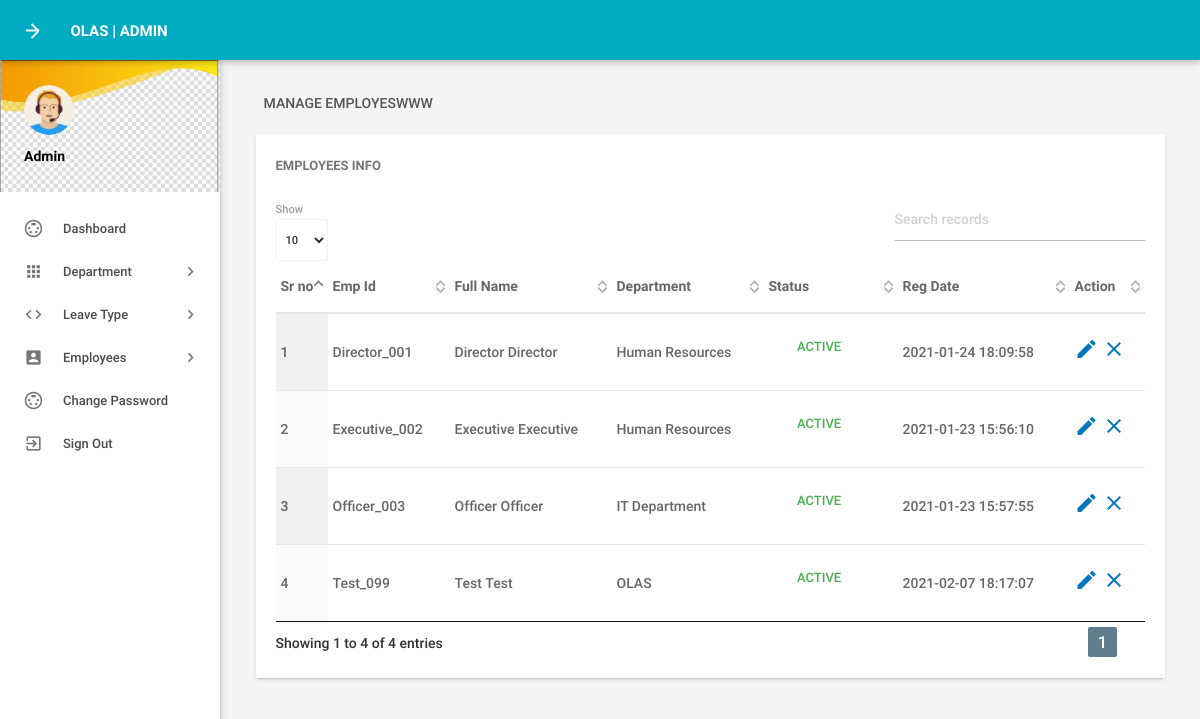
Page /admin/manageemployee.php (signed in) on the committed database.
### tables this page shows
CREATE TABLE `tblemployees` (
  `id` int(11) NOT NULL AUTO_INCREMENT,
  `EmpId` varchar(100) NOT NULL,
  `FirstName` varchar(150) NOT NULL,
  `LastName` varchar(150) NOT NULL,
  `EmailId` varchar(200) NOT NULL,
  `Password` varchar(180) NOT NULL,
  `Gender` varchar(100) NOT NULL,
  `Dob` varchar(100) NOT NULL DEFAULT current_timestamp(),
  `Department` varchar(255) NOT NULL,
  `Address` varchar(255) NOT NULL,
  `Phonenumber` char(11) NOT NULL,
  `Category` varchar(50) NOT NULL,
  `Nic` varchar(15) NOT NULL,
  `Sechead` varchar(50) NOT NULL,
  `Institute` varchar(50) NOT NULL,
  `Status` varchar(15) NOT NULL,
  `RegDate` timestamp NOT NULL DEFAULT current_timestamp(),
  `permissionLevel` varchar(50) DEFAULT NULL,
  `secHeadId` varchar(15) DEFAULT NULL,
  PRIMARY KEY (`id`)
);

### admin/manageemployee.php (the view, shortened to what this page needs)
<?php
include('includes/config.php');
if(strlen($_SESSION['alogin'])==0)
    {
header('location:index.php');
}
else{
?>
<!DOCTYPE html>
<html lang="en">
    <head>
        <link type="text/css" rel="stylesheet" href="../assets/plugins/materialize/css/materialize.min.css"/>
        <link href="../assets/plugins/material-preloader/css/materialPreloader.min.css" rel="stylesheet">
        <link href="../assets/plugins/datatables/css/jquery.dataTables.min.css" rel="stylesheet">
       <link href="../assets/css/alpha.min.css" rel="stylesheet" type="text/css"/>
        <link href="../assets/css/custom.css" rel="stylesheet" type="text/css"/>
    </head>
    <body>
       <?php include('includes/header.php');?>
       <?php include('includes/sidebar.php');?>
            <main class="mn-inner">
                <div class="row">
                    <div class="col s12">
                        <div class="page-title">Manage EmployesWWW</div>
                    </div>
                    <div class="col s12 m12 l12">
                        <div class="card">
                            <div class="card-content">
                                <span class="card-title">Employees Info</span>
                                <table id="example" class="display responsive-table ">
                                    <thead>
                                        <tr>
                                            <th>Sr no</th>
                                            <th>Emp Id</th>
                                            <th>Full Name</th>
                                            <th>Department</th>
                                             <th>Status</th>
                                             <th>Reg Date</th>
                                            <th>Action</th>
                                        </tr>
                                    </thead>
                                    <tbody>
<?php $sql = "SELECT EmpId,FirstName,LastName,Department,Status,RegDate,id from  tblemployees";
$query = $dbh -> prepare($sql);
$query->execute();
$results=$query->fetchAll(PDO::FETCH_OBJ);
$cnt=1;
if($query->rowCount() > 0)
{
foreach($results as $result)
{               ?>
                                        <tr>
                                            <td> <?php echo htmlentities($cnt);?></td>
                                            <td><?php echo htmlentities($result->EmpId);?></td>
                                            <td><?php echo htmlentities($result->FirstName);?>&nbsp;<?php echo htmlentities($result->LastName);?></td>
                                            <td><?php echo htmlentities($result->Department);?></td>
                                             <td><?php $stats=$result->Status;
												if($stats){ ?>
                                                 <a class="waves-effect waves-green btn-flat m-b-xs">Active</a>
                                                 <?php } else { ?>
                                                 <a class="waves-effect waves-red btn-flat m-b-xs">Inactive</a>
                                                 <?php } ?>
                                             </td>
                                              <td><?php echo htmlentities($result->RegDate);?></td>
                                            <td><a href="editemployee.php?empid=<?php echo htmlentities($result->id);?>"><i class="material-icons">mode_edit</i></a>
                                        <?php if($result->Status==1) {?>
													<a href="manageemployee.php?inid=<?php echo htmlentities($result->id);?>" onclick="return confirm('Are you sure you want to inactive this Employe?');" > <i class="material-icons" title="Inactive">clear</i>
												<?php } else {?>
													<a href="manageemployee.php?id=<?php echo htmlentities($result->id);?>" onclick="return confirm('Are you sure you want to active this employee?');"><i class="material-icons" title="Active">done</i>
                                            <?php } ?> </td>
                                        </tr>
                                         <?php $cnt++;} }?>
                                    </tbody>
                                </table>
                            </div>
                        </div>
                    </div>
                </div>
            </main>
        </div>
        <div class="left-sidebar-hover"></div>
    </body>
</html>
<?php } ?>

### rows in the picture
tblemployees: EmpId "Director_001", FirstName "Director", LastName "Director", Department "Human Resources", Status "ACTIVE", RegDate "2021-01-24 18:09:58"
tblemployees: EmpId "Executive_002", FirstName "Executive", LastName "Executive", Department "Human Resources", Status "ACTIVE", RegDate "2021-01-23 15:56:10"
tblemployees: EmpId "Officer_003", FirstName "Officer", LastName "Officer", Department "IT Department", Status "ACTIVE", RegDate "2021-01-23 15:57:55"
tblemployees: EmpId "Test_099", FirstName "Test", LastName "Test", Department "OLAS", Status "ACTIVE", RegDate "2021-02-07 18:17:07"
